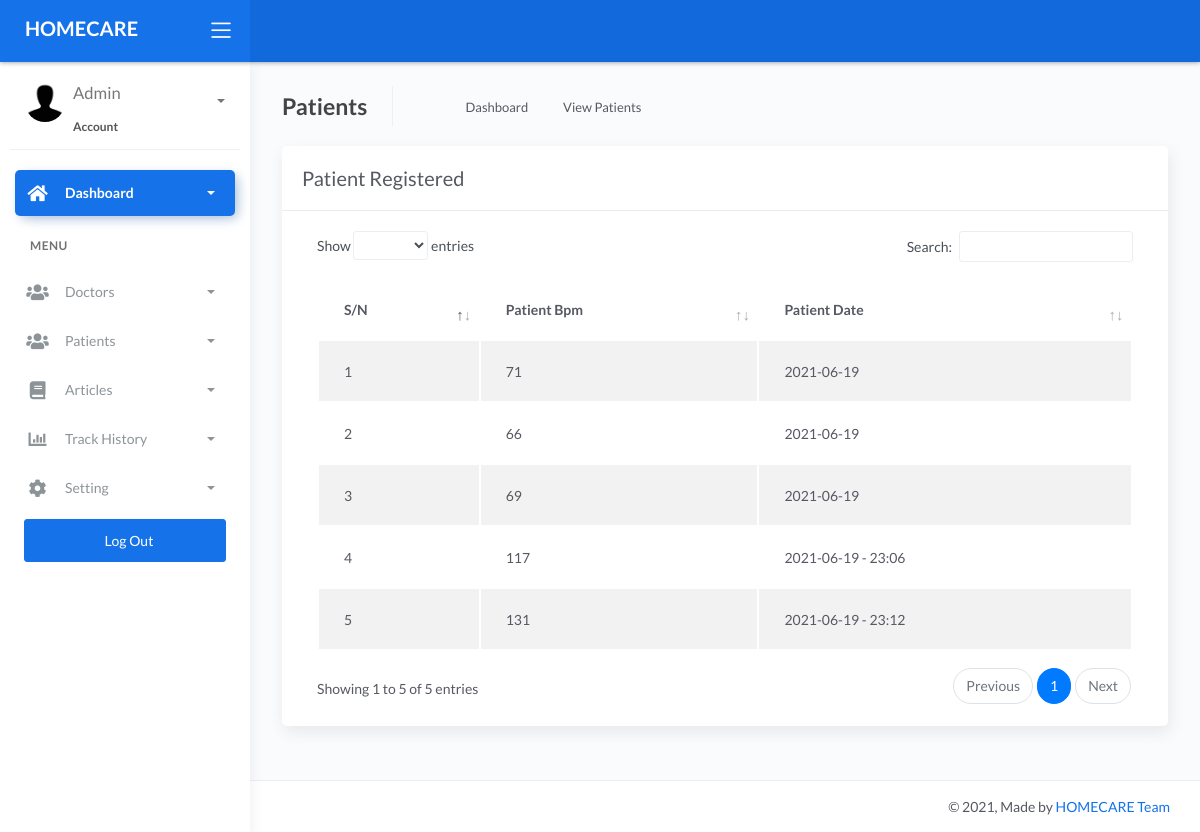
Screenshot of /admin/view_records.php?phone=0659515042 (signed in) with the database file from the repository.
### tables this page shows
CREATE TABLE `track_history` (
  `id` int(11) NOT NULL,
  `bpm` text NOT NULL,
  `dates` text NOT NULL,
  `user_id` text NOT NULL
);

### admin/view_records.php (the view, shortened to what this page needs)
<?php
include('includes/config.php');
if(isset($_REQUEST['phone']))
{
	$phone_id=$_REQUEST['phone'];
}
?>
<!DOCTYPE html>
<html lang="en">
<head>
	<link rel="stylesheet" href="assets/css/bootstrap.min.css">
	<link rel="stylesheet" href="assets/css/atlantis.min.css">
	<link rel="stylesheet" href="assets/css/demo.css">
</head>
<body>
	<div class="wrapper">
		<div class="main-header">
			<div class="logo-header" data-background-color="blue">
				<a href="index.php" class="logo">
					<span style="color:white;font-size:20px;font-weight:bold;">HOMECARE</span>
				</a>
				<div class="nav-toggle">
					<button class="btn btn-toggle toggle-sidebar">
						<i class="icon-menu"></i>
					</button>
				</div>
			</div>
			<nav class="navbar navbar-header navbar-expand-lg" data-background-color="blue2">
			</nav>
		</div>
		<div class="sidebar sidebar-style-2">
			<div class="sidebar-wrapper scrollbar scrollbar-inner">
				<div class="sidebar-content">
					<div class="user">
						<div class="avatar-sm float-left mr-2">
							<img src="assets/img/profile.jpg" alt="..." class="avatar-img rounded-circle">
						</div>
						<div class="info">
							<a data-toggle="collapse" href="#collapseExample" aria-expanded="true">
								<span>
									<h4><?php
							$fullname =  $_SESSION['fname'];
							echo "$fullname";
					     	 ?></h4>
									<span class="user-level">Account</span>
									<span class="caret"></span>
								</span>
							</a>
						</div>
					</div>
					<ul class="nav nav-primary">
						<?php include("side_menu.php"); ?>
					</ul>
				</div>
			</div>
		</div>
		<div class="main-panel">
			<div class="content">
				<div class="page-inner">
					<div class="page-header">
						<h4 class="page-title">Patients</h4>
						<ul class="breadcrumbs">
							<li class="nav-home">
								<a href="#">
									<i class="flaticon-home"></i>
								</a>
							</li>
							<li class="separator">
								<i class="flaticon-right-arrow"></i>
							</li>
							<li class="nav-item">
								<a href="#">Dashboard</a>
							</li>
							<li class="separator">
								<i class="flaticon-right-arrow"></i>
							</li>
							<li class="nav-item">
								<a href="#">View Patients</a>
							</li>
						</ul>
					</div>
					<div class="row">
						<div class="col-md-12">
							<div class="card">
								<div class="card-header">
									<div class="d-flex align-items-center">
										<h4 class="card-title">Patient Registered</h4>
									</div>
								</div>
								<div class="card-body">
										<div class="table-responsive">
										<table id="add-row" class="display table table-striped table-hover" >
											<thead>
												<tr>
													<th>S/N</th>
													<th>Patient Bpm</th>
													<th>Patient Date</th>
												</tr>
											</thead>
											<tbody>
										<?php
										$sql = "SELECT * from  track_history where user_id='$phone_id' order by id asc";
                                        $query = $dbh -> prepare($sql);
                                        $query->execute();
                                        $results=$query->fetchAll(PDO::FETCH_OBJ);
                                        $cnt=1;
                                        if($query->rowCount() > 0)
                                        {
                                            foreach($results as $result)
                                                {               ?>
												<tr>
													<td><?php echo htmlentities($cnt);?></td>
													<td><?php echo htmlentities($result->bpm);?></td>
													<td><?php echo htmlentities($result->dates);?></td>
												</tr>
										 <?php $cnt=$cnt+1; }} ?>
											</tbody>
										</table>
									</div>
								</div>
							</div>
						</div>
					</div>
				</div>
			</div>
			<footer class="footer">
				<div class="container-fluid">
					<div class="copyright ml-auto">
					&copy	2021, Made by <a href="https://www.instagram.com/isofttz">HOMECARE Team</a>
					</div>
				</div>
			</footer>
		</div>
	</div>
</body>
</html>

### admin/side_menu.php (shortened to what this page needs)
<li class="nav-item active">
							<a data-toggle="collapse" href="#dashboard" class="collapsed" aria-expanded="false">
								<i class="fas fa-home"></i>
								<p>Dashboard</p>
								<span class="caret"></span>
							</a>
						</li>
						<li class="nav-section">
							<h4 class="text-section">Menu</h4>
						</li>
						<li class="nav-item">
							<a data-toggle="collapse" href="#addcargo">
								<i class="fas fa-users"></i>
								<p>Doctors</p>
								<span class="caret"></span>
							</a>
						</li>
							<li class="nav-item">
							<a data-toggle="collapse" href="#adduser">
								<i class="fas fa-users"></i>
								<p>Patients</p>
								<span class="caret"></span>
							</a>
						</li>
						<li class="nav-item">
							<a data-toggle="collapse" href="#addbook">
								<i class="fas fa-book"></i>
								<p>Articles</p>
								<span class="caret"></span>
							</a>
						</li>
							<li class="nav-item">
							<a data-toggle="collapse" href="#History">
								<i class="fas fa-chart-bar"></i>
								<p>Track History</p>
								<span class="caret"></span>
							</a>
						</li>
						<li class="nav-item">
							<a data-toggle="collapse" href="#setting">
								<i class="fas fa-cog"></i>
								<p>Setting</p>
								<span class="caret"></span>
							</a>
						</li>
						<li class="mx-4 mt-2">
							<a href="logout.php" class="btn btn-primary btn-block"><span class="btn-label mr-2"> <i class="fa fa-exit"></i> </span>Log Out</a>
						</li>

### rows the page displays
track_history: bpm "71", dates "2021-06-19"
track_history: bpm "66", dates "2021-06-19"
track_history: bpm "69", dates "2021-06-19"
track_history: bpm "117", dates "2021-06-19 - 23:06"
track_history: bpm "131", dates "2021-06-19 - 23:12"

### other values shown
$fullname "Admin"
